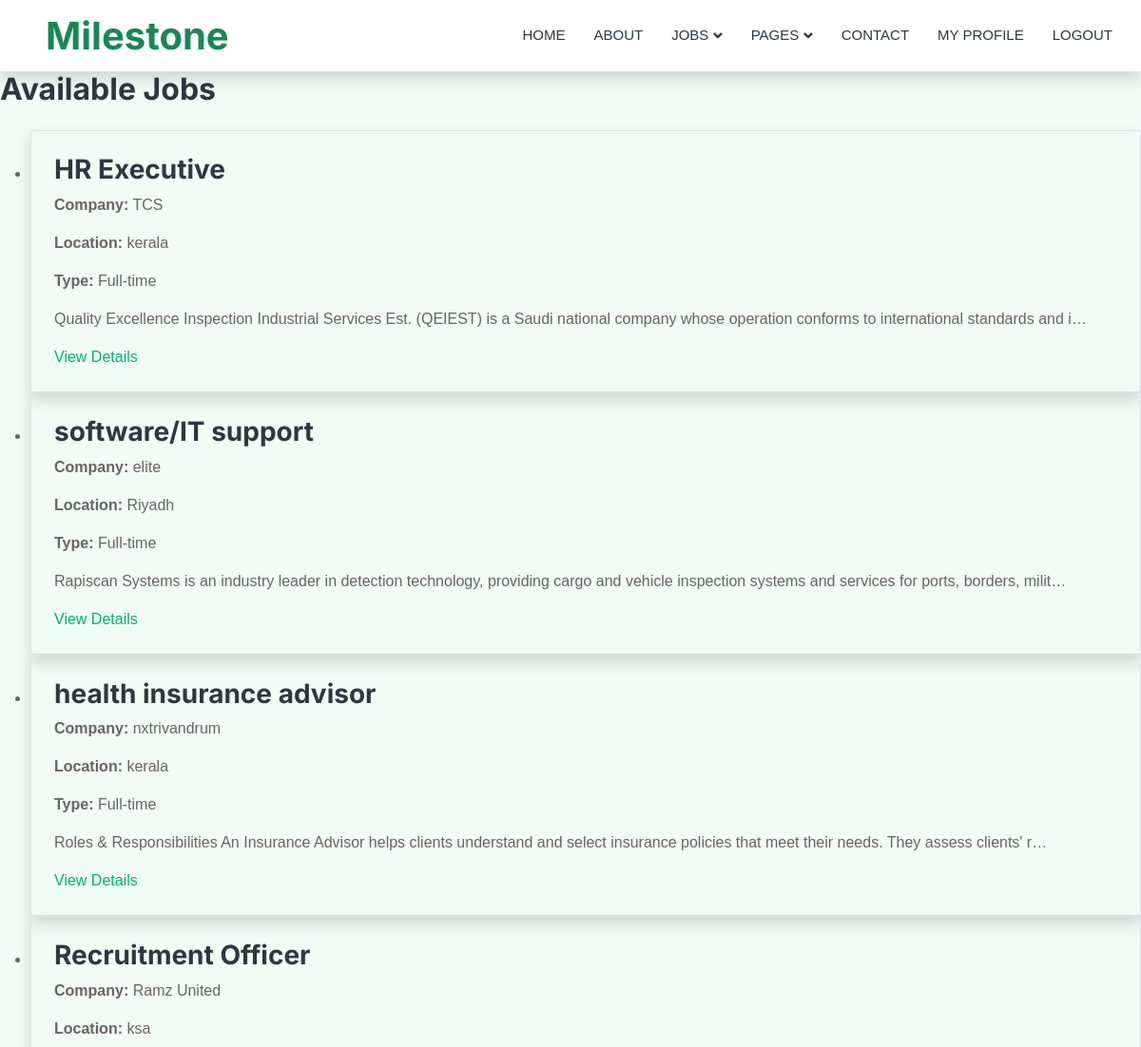
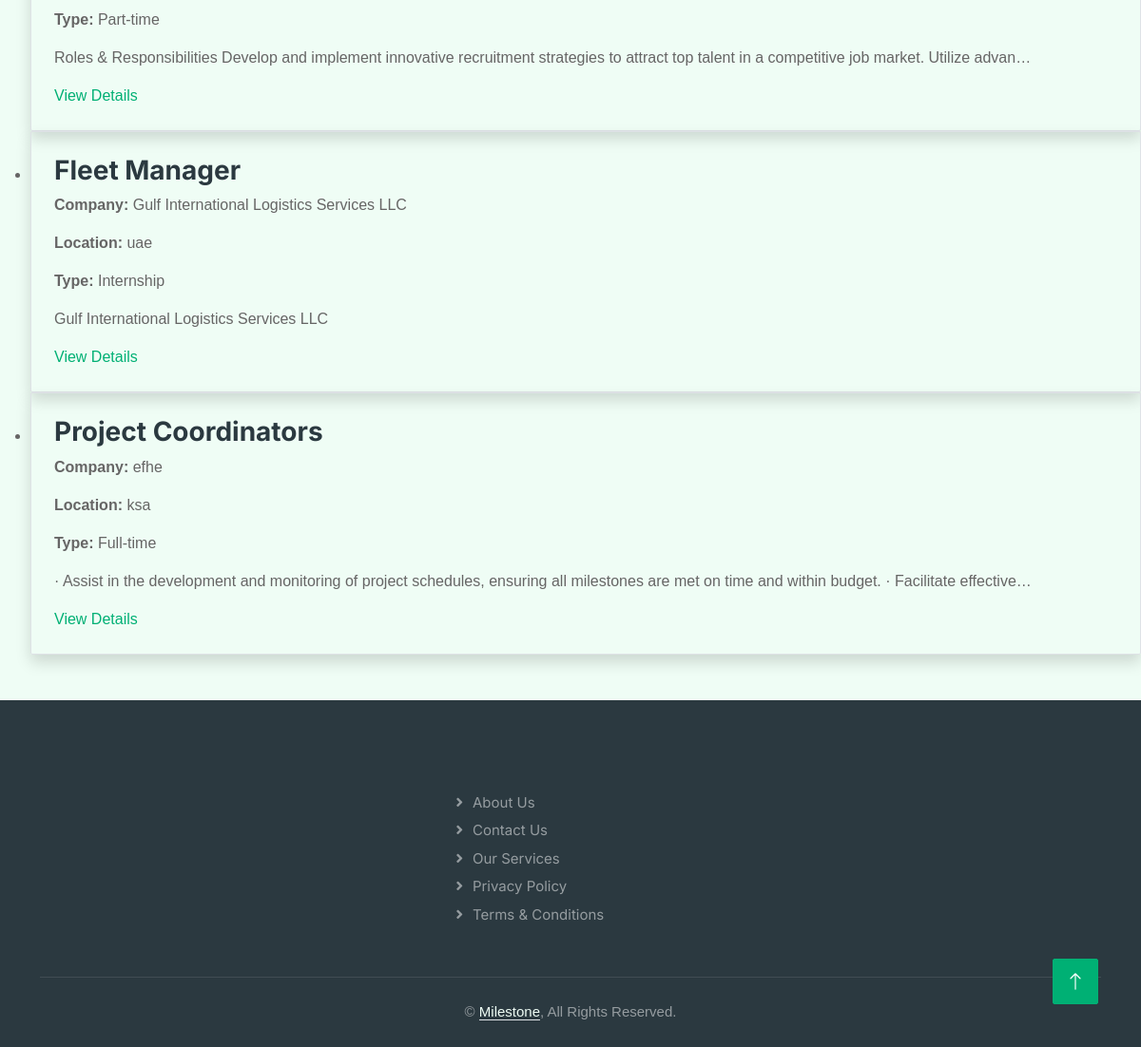
The page /jobs/ (signed in) on the database its author committed (2 pictures, top to bottom).
### pageindex/models.py (models this page shows, shortened)
class Job(models.Model):
    title = models.CharField(max_length=200)
    description = models.TextField()
    company = models.ForeignKey(EmployerProfile, on_delete=models.CASCADE, related_name='jobs')
    location = models.CharField(max_length=100)
    skills = models.ManyToManyField('Skill', blank=True)
    salary = models.DecimalField(max_digits=10, decimal_places=2, blank=True, null=True)
    job_type = models.CharField(
        max_length=50,
        choices=[
            ('Full-time', 'Full-time'),
            ('Part-time', 'Part-time'),
            ('Internship', 'Internship'),
            ('Contract', 'Contract')
        ]
    )
    posted_at = models.DateTimeField(auto_now_add=True)
    deadline = models.DateField(null=True, blank=True)
    is_active = models.BooleanField(default=True)

class EmployerProfile(models.Model):
    user = models.OneToOneField(settings.AUTH_USER_MODEL, on_delete=models.CASCADE, related_name='page_employerprofile')
    company_name = models.CharField(max_length=255, blank=True)
    company_website = models.URLField(blank=True, null=True)
    company_description = models.TextField(blank=True, null=True)
    location = models.CharField(max_length=255)
    contact_number = models.CharField(max_length=20)
    logo = models.ImageField(upload_to='company_logos/', blank=True, null=True)

### pageindex/views.py (the view)
# urls.py: path('jobs/', views.job_list, name='job_list'),
def job_list(request):
    jobs = Job.objects.filter(is_active=True).order_by('-posted_at')
    return render(request, 'pageindex/job_list.html', {'jobs': jobs})

### pageindex/templates/pageindex/job_list.html (shortened to what this page needs)
{% extends "pageindex/base.html" %}
{% block content %}
<h2 class="text-2xl font-bold mb-4">Available Jobs</h2>
{% if jobs %}
    <ul class="space-y-4">
        {% for job in jobs %}
            <li class="border p-4 rounded shadow">
                <h3 class="text-xl font-semibold">{{ job.title }}</h3>
                <p><strong>Company:</strong> {{ job.company.company_name }}</p>
                <p><strong>Location:</strong> {{ job.location }}</p>
                <p><strong>Type:</strong> {{ job.job_type }}</p>
                <p>{{ job.description|truncatechars:150 }}</p>
                <a href="{% url 'job_detail' job.id %}" class="text-blue-600 underline">View Details</a>
            </li>
        {% endfor %}
    </ul>
{% else %}
    <p>No jobs available right now.</p>
{% endif %}
{% endblock %}

### static/css/style.css (style rules this page uses)
:root { --primary: #353432; --secondary: #2B9BFF; --light: #EFFDF5; --dark: #2B3940; }

### static/css/register.css (style rules this page uses)
body { font-family: 'Arial', sans-serif; }

### rows shown on the page
Job: title "HR Executive", company.company_name "TCS", location "kerala", job_type "Full-time", description "Quality Excellence Inspection Industrial Services Est. (QEIEST) is a Saudi national company whose operation conforms to international standards and i…"
Job: title "software/IT support", company.company_name "elite", location "Riyadh", job_type "Full-time", description "Rapiscan Systems is an industry leader in detection technology, providing cargo and vehicle inspection systems and services for ports, borders, milit…"
Job: title "health insurance advisor", company.company_name "nxtrivandrum", location "kerala", job_type "Full-time", description "Roles & Responsibilities An Insurance Advisor helps clients understand and select insurance policies that meet their needs. They assess clients' r…"
Job: title "Recruitment Officer", company.company_name "Ramz United", location "ksa", job_type "Part-time", description "Roles & Responsibilities Develop and implement innovative recruitment strategies to attract top talent in a competitive job market. Utilize advan…"
Job: title "Fleet Manager", company.company_name "Gulf International Logistics Services LLC", location "uae", job_type "Internship", description "Gulf International Logistics Services LLC"
Job: title "Project Coordinators", company.company_name "efhe", location "ksa", job_type "Full-time", description "· Assist in the development and monitoring of project schedules, ensuring all milestones are met on time and within budget. · Facilitate effective…"
